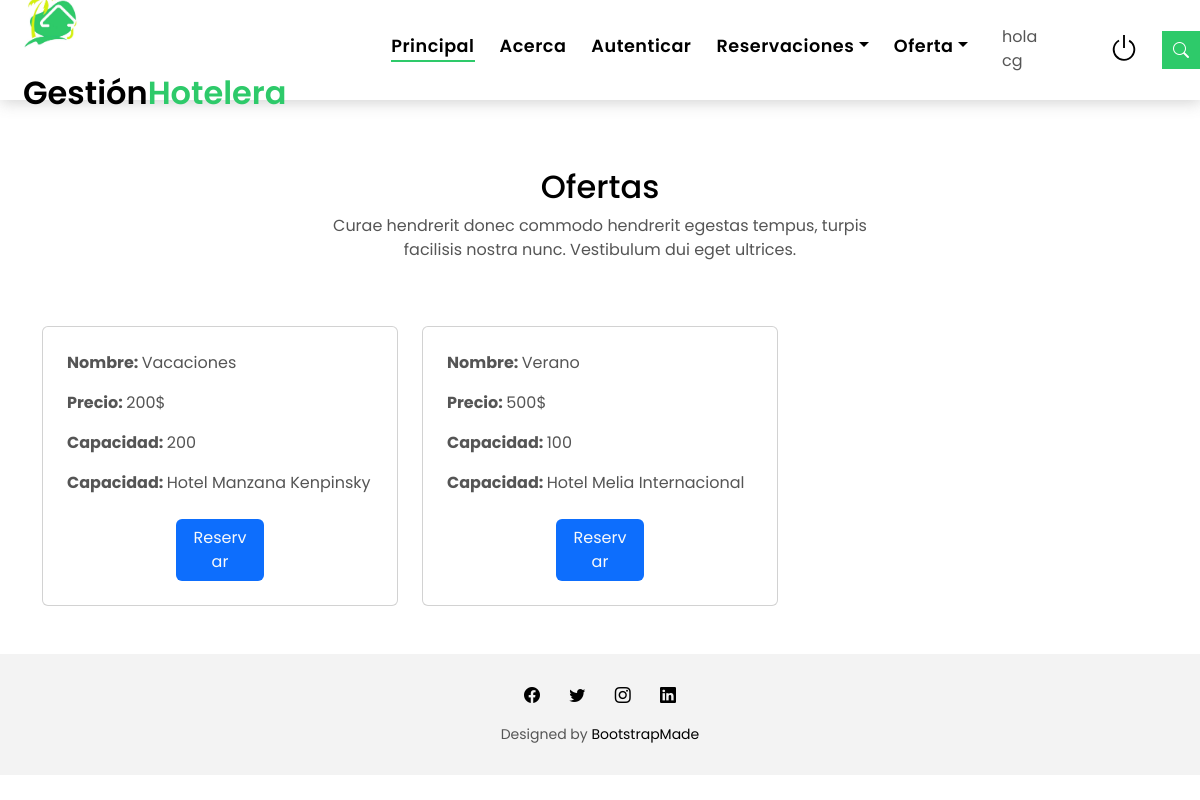
/ofertas/ (signed in), run on the app's committed database.
### ofertas/models.py (models this page shows, shortened)
class Oferta(models.Model):
    precio = models.IntegerField('Precio', blank=False, null=False)
    capacidad = models.IntegerField('Cantidad de Personas', blank=False, null=False)
    nombre = models.CharField('Nombre', max_length=100, blank=False, null=False)
    estado= models.BooleanField('Activa/No Activa',default=False)
    hotel = models.ForeignKey(Hotel, on_delete=models.CASCADE)
    user=models.ForeignKey(User, on_delete=models.CASCADE, null=True)
    class Meta:
        verbose_name = 'Oferta'
        verbose_name_plural = 'Ofertas'

### hotel/models.py (models this page shows, shortened)
class Hotel(models.Model):
    id = models.AutoField(primary_key=True)
    nombre = models.CharField('Nombre', max_length=100, blank=False, null=False)
    capacidad = models.IntegerField('Capacidad del Hotel', blank=False, null=False)
    precio = models.IntegerField('Precio', blank=False, null=False)
    estrellas = models.IntegerField('Estrellas')
    estado = models.BooleanField('Activo/No Activo', default=True)
    imagen=models.ImageField()
    class Meta:
        verbose_name = 'Hotel'
        verbose_name_plural = 'Hoteles'

### ofertas/views.py (the view)
# urls.py: path('ofertas/', include('ofertas.urls')),
@login_required
def ofertas(request):
    oferta=Oferta.objects.all()
    return render(request, "ofertas.html", {"oferta": oferta})

### gestionhotelera/template/ofertas.html (shortened to what this page needs)
  {% extends "base.html" %}
  {% block content %}
  <div class="mt-5 pt-5">
     <div class="container py-4 py-xl-5">
         <div class="row mb-5">
             <div class="col-md-8 col-xl-6 text-center mx-auto">
                 <h2>Ofertas</h2>
                 <p class="w-lg-50">Curae hendrerit donec commodo hendrerit egestas tempus, turpis facilisis nostra nunc. Vestibulum dui eget ultrices.</p>
             </div>
         </div>
         <div class="row gy-4 row-cols-1 row-cols-md-2 row-cols-xl-3">
            {% for var in oferta %}
             <div class="col">
                 <div class="card">
                     <div class="card-body p-4">
                         <p class="card-text"><strong>Nombre: </strong> {{var.nombre}}</p>
                         <p class="card-text"><strong>Precio: </strong>{{var.precio}}$</p>
                         <p class="card-text"><strong>Capacidad: </strong>{{var.capacidad}}</p>
                         <p class="card-text"><strong>Capacidad: </strong>{{var.hotel.nombre}}</p>
                     </div>
                     <div class="mb-4 d-flex justify-content-center ">
                     <a class="btn bg-primary w-25 text-light" href="/ofertas/add/{{var.id}}">Reservar</a></div>
                 </div>
             </div>
             {% endfor %}
         </div>
     </div>
     </div>
  {% endblock %}

### gestionhotelera/template/base.html (shortened to what this page needs)
<!DOCTYPE html>
<html lang="en">
<head>
{% load static %}
  <link rel='stylesheet' href="{% static 'assets/vendor/animate.css/animate.min.css' %}">
  <link rel='stylesheet' href="{% static 'assets/vendor/bootstrap/css/bootstrap.min.css'  %}">
  <link rel='stylesheet' href="{% static 'assets/vendor/bootstrap-icons/bootstrap-icons.css'  %}">
  <link rel='stylesheet' href="{% static 'assets/vendor/swiper/swiper-bundle.min.css'  %}">
  <link rel='stylesheet' href="{% static 'assets/css/style.css'  %}">
</head>
<body>
  <nav id="naveg" class="navbar navbar-default navbar-trans navbar-expand-lg fixed-top mb-5">
    <div class="container">
      <div id="medalagana" >
        <img id="logo" src="/media/img/logo.jpg">
        <a class="navbar-brand text-brand" href="index.html">Gestión<span class="color-b">Hotelera</span></a>
      </div>
      <div class="navbar-collapse collapse justify-content-center" id="navbarDefault">
        <ul class="navbar-nav">
          <li class="nav-item">
            <a class="nav-link active" href="/">Principal</a>
          </li>
          <li class="nav-item">
            <a class="nav-link " href="/acerca/">Acerca</a>
          </li>
        <li class="nav-item">
            <a class="nav-link" href="/auth/" >Autenticar</a>
        </li>
           {% if user.is_authenticated %}
           <li class="nav-item dropdown">
            <a class="nav-link dropdown-toggle" href="#" id="navbarDropdown" role="button" data-bs-toggle="dropdown" aria-haspopup="true" aria-expanded="false">Reservaciones</a>
          </li>
          <li class="nav-item dropdown">
            <a class="nav-link dropdown-toggle" href="#" id="navbarDropdown" role="button" data-bs-toggle="dropdown" aria-haspopup="true" aria-expanded="false">Oferta</a>
          </li>
                <div class="ms-4"> <span class >hola {{user.username}}</span></div>
                <div class="w-25 d-flex justify-content-end ms-5 mt-2"><a href="{% url 'cerrar_sesion' %}"><svg xmlns="http://www.w3.org/2000/svg" width="30" height="30" fill="currentColor" class="bi bi-power colorprincipal" viewBox="0 0 16 16">
  <path d="M7.5 1v7h1V1h-1z"/>
  <path d="M3 8.812a4.999 4.999 0 0 1 2.578-4.375l-.485-.874A6 6 0 1 0 11 3.616l-.501.865A5 5 0 1 1 3 8.812z"/>
</svg></a></div>
</div>
{% endif %}
      </div>
      <button type="button" class="btn btn-b-n navbar-toggle-box navbar-toggle-box-collapse" data-bs-toggle="collapse" data-bs-target="#navbarTogglerDemo01">
        <i class="bi bi-search"></i>
      </button>
  </nav>
  {% block content %}{% endblock %}
     <footer>
     <div class="container">
      <div class="row">
        <div class="col-md-12">
          <div class="socials-a">
            <ul class="list-inline">
              <li class="list-inline-item">
                <a href="#">
                  <i class="bi bi-facebook" aria-hidden="true"></i>
                </a>
              </li>
              <li class="list-inline-item">
                <a href="#">
                  <i class="bi bi-twitter" aria-hidden="true"></i>
                </a>
              </li>
              <li class="list-inline-item">
                <a href="#">
                  <i class="bi bi-instagram" aria-hidden="true"></i>
                </a>
              </li>
              <li class="list-inline-item">
                <a href="#">
                  <i class="bi bi-linkedin" aria-hidden="true"></i>
                </a>
              </li>
            </ul>
          </div>
          <div class="credits">
            Designed by <a href="https://bootstrapmade.com/">BootstrapMade</a>
          </div>
        </div>
      </div>
    </div>
  </footer>
</body>
</html>

### gestionhotelera/static/assets/css/style.css (style rules this page uses)
body { font-family: "Poppins", sans-serif; color: #555555; }
#naveg { height: 100px; }
#logo { width: 55px; margin-right: 15px; margin-bottom: 20px; }
h1, h2, h3, h4, h5, h6 { color: #000000; }
a { color: #000000; text-decoration: none; transition: all 0.5s ease; }
.text-brand { color: #000000; font-size: 2rem; font-weight: 600; }
.color-b { color: #2eca6a; }
.socials-a { text-decoration: none; }
.socials-a .list-inline-item:not(:last-child) { margin-right: 25px; }
.btn { transition: 0.5s ease; }
.btn.btn-b-n { background-color: #2eca6a; color: #ffffff; border-radius: 0; }
.navbar-toggle-box { display: inline-flex; align-items: center; justify-content: center; line-height: 0; padding: 10px; }
.navbar-toggle-box i { line-height: 0; }
.navbar-default { transition: all 0.5s ease-in-out; background-color: #ffffff; padding-top: 28px; padding-bottom: 28px; -webkit-backface-visibility: hidden; backface-visibility: hidden; box-shadow: 1px 2px 15px rgba(100, 100, 100, 0.3); }
.navbar-default.navbar-trans, .navbar-default.navbar-reduce { -webkit-backface-visibility: hidden; backface-visibility: hidden; }
.navbar-default.navbar-trans .nav-item, .navbar-default.navbar-reduce .nav-item { position: relative; padding-right: 10px; padding-bottom: 8px; margin-left: 0; }
@media (min-width: 768px) { .navbar-default.navbar-trans .nav-item, .navbar-default.navbar-reduce .nav-item { margin-left: 15px; } }
.navbar-default.navbar-trans .nav-link, .navbar-default.navbar-reduce .nav-link { font-size: 1.1rem; color: #000000; font-weight: 600; letter-spacing: 0.03em; transition: all 0.1s ease-in-out; position: relative; padding-left: 0; padding-right: 0; }
.navbar-default.navbar-trans .nav-link:before, .navbar-default.navbar-reduce .nav-link:before { content: ""; position: absolute; bottom: 5px; left: 0; width: 100%; height: 2px; z-index: 0; background-color: #2eca6a; transform: scaleX(0); transform-origin: right; transition: transform 0.2s ease-out, opacity 0.2s ease-out 0.3s; }
.navbar-default.navbar-trans .show>.nav-link:before, .navbar-default.navbar-trans .active>.nav-link:before, .navbar-default.navbar-trans .nav-link.show:before, .navbar-default.navbar-trans .nav-link.active:before, .navbar-default.navbar-reduce .show>.nav-link:before, .navbar-default.navbar-reduce .active>.nav-link:before, .navbar-default.navbar-reduce .nav-link.show:before, .navbar-default.navbar-reduce .nav-link.active:before { transform: scaleX(1); }
.navbar-default.navbar-trans .nav-link:before { background-color: #2eca6a; }
.navbar-default.navbar-trans .show>.nav-link, .navbar-default.navbar-trans .active>.nav-link, .navbar-default.navbar-trans .nav-link.show, .navbar-default.navbar-trans .nav-link.active { color: #000000; }
footer { background: #f3f3f3; text-align: center; padding: 30px 0; }
footer .credits { font-size: 14px; }

### data on the page
Oferta: nombre "Vacaciones", precio "200", capacidad "200", hotel.nombre "Hotel Manzana Kenpinsky"
Oferta: nombre "Verano", precio "500", capacidad "100", hotel.nombre "Hotel Melia Internacional"

### other printed values
{{ user.username }} "cg"
